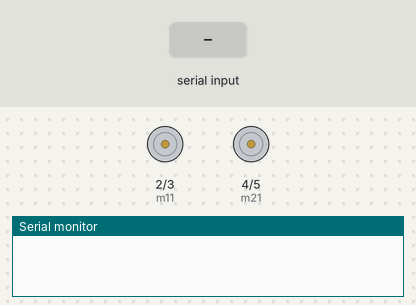
Bench run of a sketch on a simulated Arduino Uno, built with avr-gcc and run on an emulated ATmega328P. Shown: motor-driver pin pairs drawn as motors (green arrow = first pin HIGH = forward, orange = second pin HIGH = backward, longer = more drive, scaled by the enable pin), the last lines printed to the serial monitor. The test bench sets the inputs (shaded band).

Above: at 1.2 s.
1.3 s: "*go" received over Serial
At 2.4 s:
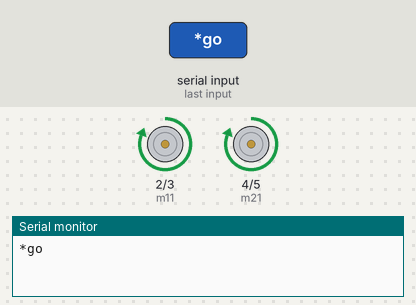
2.8 s: "*back" received over Serial
At 3.1 s:
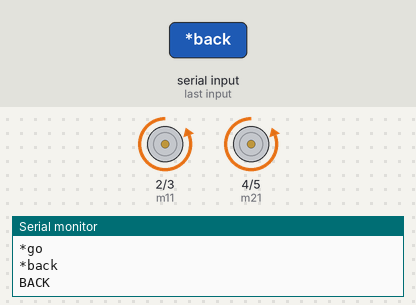
4.3 s: "*right" received over Serial
At 4.6 s:
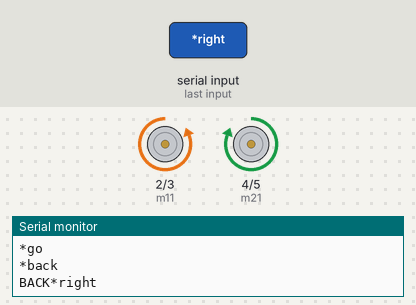
5.8 s: "*left" received over Serial
At 6.6 s:
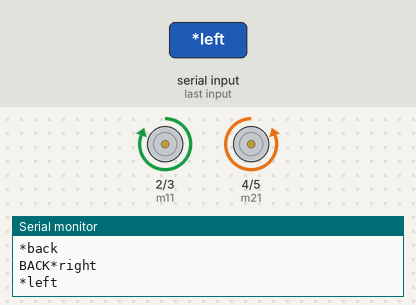
Timing chart, 0 to 8.3 s (numbered marks = the images above; inputs shaded):
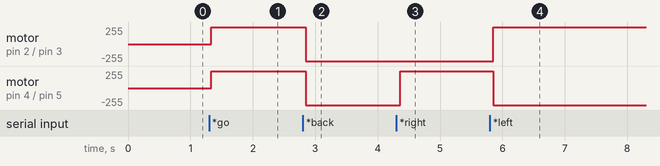

Measured:
- after the input at 1.3 s, motor on pin 2 (m11) / pin 3 (m12), motor on pin 4 (m21) / pin 5 (m22): stopped → forward 255/255 at once
- after the input at 2.8 s, motor on pin 2 (m11) / pin 3 (m12), motor on pin 4 (m21) / pin 5 (m22): forward 255/255 → backward 255/255 after 0.05 s
- after the input at 4.3 s, motor on pin 4 (m21) / pin 5 (m22): backward 255/255 → forward 255/255 after 0.06 s
- after the input at 5.8 s, motor on pin 2 (m11) / pin 3 (m12): backward 255/255 → forward 255/255 after 0.05 s; motor on pin 4 (m21) / pin 5 (m22): forward 255/255 → backward 255/255 after 0.05 s

The sketch:

Bluetooth.ino
```cpp
String voice;
int en1=11;
int en2=12;
int m11=2;
int m12=3;
int m21=4;
int m22=5;
void front(void);
void back(void);
void right(void);
void left(void);
void freeze(void);
void setup()
{
  pinMode(m11, OUTPUT);
  pinMode(m12, OUTPUT);
  pinMode(m21, OUTPUT);
  pinMode(m22, OUTPUT);
  pinMode(en1, OUTPUT);
  pinMode(en2, OUTPUT);
  digitalWrite(en1, HIGH);
  digitalWrite(en2, HIGH);
  digitalWrite(m11, LOW);
  digitalWrite(m12, LOW);
  digitalWrite(m21, LOW);
  digitalWrite(m22, LOW);
  Serial.begin(9600);
}
void loop()
{

  while(Serial.available())
  {
    delay(10);
    char c=Serial.read();
    if(c=='#')
    break;
    voice+=c;
  }

while(voice.length()>0)
{
  Serial.println(voice);
  if(voice=="*go")
  front();
  else if(voice=="*back")
  {
    Serial.print("BACK");

  back();
  }
  else if(voice=="*right")
  {
  right();
  }
  else if(voice=="*left")
  {
  left();
  }
  else
  freeze();
voice="";
}

}


  void front(void)
{
  digitalWrite(m11,HIGH);
  digitalWrite(m12,LOW);
  digitalWrite(m21,HIGH);
  digitalWrite(m22,LOW);
}
void back(void)
{
  digitalWrite(m11,LOW);
  digitalWrite(m12,HIGH);
  digitalWrite(m21,LOW);
  digitalWrite(m22,HIGH);
}
void right(void)
{
  digitalWrite(m11,LOW);
  digitalWrite(m12,HIGH);
  digitalWrite(m21,HIGH);
  digitalWrite(m22,LOW);
}

void left(void)
{
  digitalWrite(m11,HIGH);
  digitalWrite(m12,LOW);
  digitalWrite(m21,LOW);
  digitalWrite(m22,HIGH);
}

void freeze(void)
{
  digitalWrite(m11,LOW);
  digitalWrite(m12,LOW);
  digitalWrite(m21,LOW);
  digitalWrite(m22,LOW);
}
```
